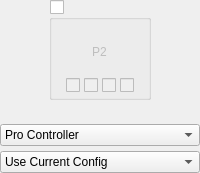
            <widget class="QWidget" name="widgetPlayer2" native="true">
             <layout class="QVBoxLayout" name="verticalLayout_29">
              <property name="spacing">
               <number>5</number>
              </property>
              <property name="leftMargin">
               <number>0</number>
              </property>
              <property name="topMargin">
               <number>0</number>
              </property>
              <property name="rightMargin">
               <number>0</number>
              </property>
              <property name="bottomMargin">
               <number>0</number>
              </property>
              <item alignment="Qt::AlignHCenter">
               <widget class="QGroupBox" name="groupPlayer2Connected">
                <property name="minimumSize">
                 <size>
                  <width>100</width>
                  <height>100</height>
                 </size>
                </property>
                <property name="title">
                 <string/>
                </property>
                <property name="checkable">
                 <bool>true</bool>
                </property>
                <property name="checked">
                 <bool>false</bool>
                </property>
                <layout class="QVBoxLayout" name="verticalLayout_5" stretch="1,0">
                 <property name="spacing">
                  <number>7</number>
                 </property>
                 <property name="leftMargin">
                  <number>14</number>
                 </property>
                 <property name="topMargin">
                  <number>7</number>
                 </property>
                 <property name="rightMargin">
                  <number>14</number>
                 </property>
                 <property name="bottomMargin">
                  <number>4</number>
                 </property>
                 <item>
                  <widget class="QWidget" name="controllerPlayer2" native="true">
                   <property name="styleSheet">
                    <string notr="true"/>
                   </property>
                   <layout class="QVBoxLayout" name="verticalLayout_13">
                    <property name="topMargin">
                     <number>16</number>
                    </property>
                    <item alignment="Qt::AlignHCenter|Qt::AlignVCenter">
                     <widget class="QLabel" name="labelPlayer2">
                      <property name="text">
                       <string>P2</string>
                      </property>
                     </widget>
                    </item>
                   </layout>
                  </widget>
                 </item>
                 <item alignment="Qt::AlignHCenter">
                  <widget class="QWidget" name="Player2LEDs" native="true">
                   <property name="enabled">
                    <bool>false</bool>
                   </property>
                   <property name="minimumSize">
                    <size>
                     <width>0</width>
                     <height>10</height>
                    </size>
                   </property>
                   <layout class="QHBoxLayout" name="horizontalLayout_8">
                    <property name="spacing">
                     <number>4</number>
                    </property>
                    <property name="leftMargin">
                     <number>0</number>
                    </property>
                    <property name="topMargin">
                     <number>0</number>
                    </property>
                    <property name="rightMargin">
                     <number>0</number>
                    </property>
                    <property name="bottomMargin">
                     <number>0</number>
                    </property>
                    <item>
                     <widget class="QCheckBox" name="checkboxPlayer2LED1"/>
                    </item>
                    <item>
                     <widget class="QCheckBox" name="checkboxPlayer2LED2"/>
                    </item>
                    <item>
                     <widget class="QCheckBox" name="checkboxPlayer2LED3"/>
                    </item>
                    <item>
                     <widget class="QCheckBox" name="checkboxPlayer2LED4"/>
                    </item>
                   </layout>
                  </widget>
                 </item>
                </layout>
               </widget>
              </item>
              <item>
               <widget class="QWidget" name="Player2Explain" native="true">
                <property name="minimumSize">
                 <size>
                  <width>0</width>
                  <height>10</height>
                 </size>
                </property>
                <layout class="QVBoxLayout" name="verticalLayout_37">
                 <property name="spacing">
                  <number>0</number>
                 </property>
                 <property name="leftMargin">
                  <number>0</number>
                 </property>
                 <property name="topMargin">
                  <number>0</number>
                 </property>
                 <property name="rightMargin">
                  <number>0</number>
                 </property>
                 <property name="bottomMargin">
                  <number>0</number>
                 </property>
                 <item>
                  <widget class="QLabel" name="labelPlayer2Explain">
                   <property name="alignment">
                    <set>Qt::AlignCenter</set>
                   </property>
                  </widget>
                 </item>
                </layout>
               </widget>
              </item>
              <item>
               <widget class="QComboBox" name="comboPlayer2Emulated">
                <item>
                 <property name="text">
                  <string>Pro Controller</string>
                 </property>
                </item>
                <item>
                 <property name="text">
                  <string>Dual Joycons</string>
                 </property>
                </item>
                <item>
                 <property name="text">
                  <string>Left Joycon</string>
                 </property>
                </item>
                <item>
                 <property name="text">
                  <string>Right Joycon</string>
                 </property>
                </item>
               </widget>
              </item>
              <item>
               <widget class="QComboBox" name="comboPlayer2Profile">
                <item>
                 <property name="text">
                  <string>Use Current Config</string>
                 </property>
                </item>
               </widget>
              </item>
             </layout>
            </widget>
